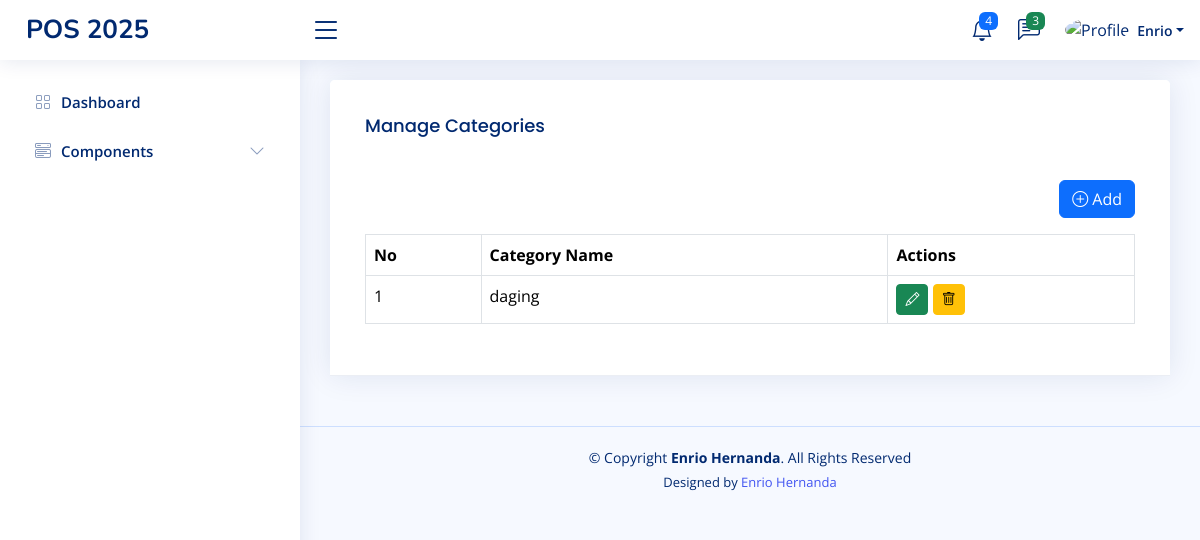
The page /home.php?page=category (signed in) on the database as committed earlier.
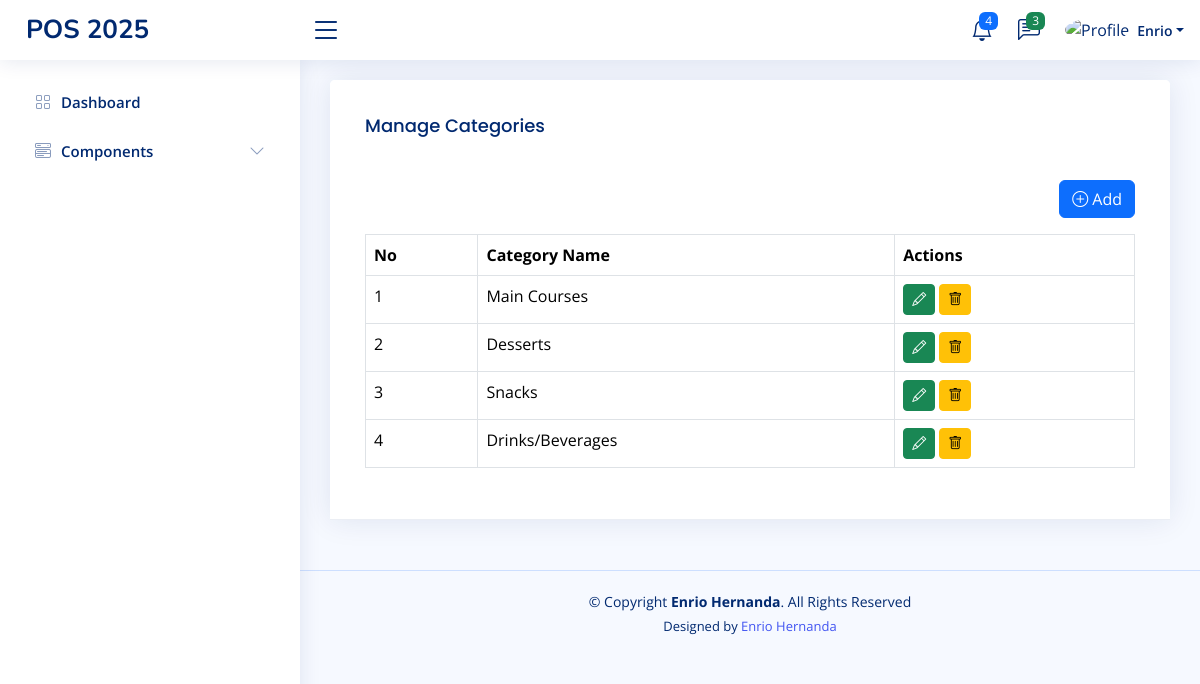
The same page on the database as committed later.
### tables this page shows
CREATE TABLE `categories` (
  `id` int(11) NOT NULL,
  `category_name` varchar(35) NOT NULL,
  `created_at` timestamp NOT NULL DEFAULT current_timestamp(),
  `updated_at` timestamp NOT NULL DEFAULT current_timestamp()
);

### pages/category.php (the view, shortened to what this page needs)
<?php
$q_categories = mysqli_query($koneksi, "SELECT  * FROM categories");
$categories = mysqli_fetch_all($q_categories, MYSQLI_ASSOC);
?>
<!DOCTYPE html>
<html lang="en">
<head>
</head>
<body>
    <div class="row">
        <div class="col-sm-12">
            <div class="card">
                <div class="card-header">
                    <div class="card-body">
                        <h3 class="card-title">Manage Categories</h3>
                    </div>
                    <div class="card-body">
                        <div class="d-flex mb-3 justify-content-end">
                            <a href="?page=tambah-category" class="btn btn-primary">
                                <i class="bi bi-plus-circle"></i> Add
                            </a>
                        </div>
                        <table class="table table-bordered">
                            <tr>
                                <th>No</th>
                                <th>Category Name</th>
                                <th>Actions</th>
                            </tr>
                            <?php
                            foreach ($categories as $key => $category) {
                            ?>
                            <tr>
                                <td><?php echo $key + 1 ?></td>
                                <td><?php echo $category['category_name'] ?></td>
                                <td>
                                    <a class="btn btn-success btn-sm"
                                        href="?page=tambah-category&edit=<?= $category['id'] ?>">
                                        <i class="bi bi-pencil"></i>
                                    </a>
                                    <form class="d-inline" action="?page=category&delete=<?= $category['id'] ?>"
                                        method="post" onclick="return confirm('Are you sure you want to delete?')">
                                        <button type="submit" class="btn btn-warning btn-sm">
                                            <i class="bi bi-trash"></i>
                                        </button>
                                    </form>
                                </td>
                            </tr>
                            <?php
                            }
                            ?>
                        </table>
                    </div>
                </div>
            </div>
        </div>
    </div>
</body>
</html>

Rows that differ between the two databases and show on the page:
removed categories: category_name "daging"
added categories: category_name "Main Courses"
added categories: category_name "Desserts"
added categories: category_name "Snacks"
added categories: category_name "Drinks/Beverages"
